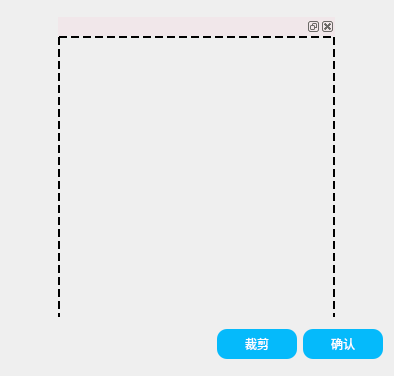
<?xml version="1.0" encoding="UTF-8"?>
<ui version="4.0">
 <class>CutAvator</class>
 <widget class="QDialog" name="CutAvator">
  <property name="geometry">
   <rect>
    <x>0</x>
    <y>0</y>
    <width>394</width>
    <height>376</height>
   </rect>
  </property>
  <property name="sizePolicy">
   <sizepolicy hsizetype="Minimum" vsizetype="Minimum">
    <horstretch>0</horstretch>
    <verstretch>0</verstretch>
   </sizepolicy>
  </property>
  <property name="minimumSize">
   <size>
    <width>311</width>
    <height>311</height>
   </size>
  </property>
  <property name="maximumSize">
   <size>
    <width>900</width>
    <height>900</height>
   </size>
  </property>
  <property name="contextMenuPolicy">
   <enum>Qt::ContextMenuPolicy::NoContextMenu</enum>
  </property>
  <property name="windowTitle">
   <string>编辑头像</string>
  </property>
  <layout class="QGridLayout" name="gridLayout">
   <item row="1" column="0">
    <layout class="QHBoxLayout" name="horizontalLayout">
     <item>
      <spacer name="horizontalSpacer">
       <property name="orientation">
        <enum>Qt::Orientation::Horizontal</enum>
       </property>
       <property name="sizeHint" stdset="0">
        <size>
         <width>40</width>
         <height>20</height>
        </size>
       </property>
      </spacer>
     </item>
     <item>
      <widget class="QPushButton" name="but_cut">
       <property name="sizePolicy">
        <sizepolicy hsizetype="Fixed" vsizetype="Fixed">
         <horstretch>0</horstretch>
         <verstretch>0</verstretch>
        </sizepolicy>
       </property>
       <property name="minimumSize">
        <size>
         <width>80</width>
         <height>30</height>
        </size>
       </property>
       <property name="cursor">
        <cursorShape>PointingHandCursor</cursorShape>
       </property>
       <property name="contextMenuPolicy">
        <enum>Qt::ContextMenuPolicy::NoContextMenu</enum>
       </property>
       <property name="styleSheet">
        <string notr="true">QPushButton {
    font: 12pt 'Microsoft YaHei UI';
    background-color: rgb(5, 186, 251);
    color: white;
    border-radius: 10px;
}

QPushButton:hover {
    background-color: rgba(5, 186, 251, 0.7);
    color: white;
    border-radius: 10px;
}

QPushButton:pressed {
    background-color: rgba(0, 123, 255, 0.8);
    color: rgba(255, 255, 255, 0.9);
    border-radius: 10px;
}</string>
       </property>
       <property name="text">
        <string>裁剪</string>
       </property>
      </widget>
     </item>
     <item>
      <widget class="QPushButton" name="but_yes">
       <property name="sizePolicy">
        <sizepolicy hsizetype="Fixed" vsizetype="Fixed">
         <horstretch>0</horstretch>
         <verstretch>0</verstretch>
        </sizepolicy>
       </property>
       <property name="minimumSize">
        <size>
         <width>80</width>
         <height>30</height>
        </size>
       </property>
       <property name="cursor">
        <cursorShape>PointingHandCursor</cursorShape>
       </property>
       <property name="contextMenuPolicy">
        <enum>Qt::ContextMenuPolicy::NoContextMenu</enum>
       </property>
       <property name="styleSheet">
        <string notr="true">QPushButton {
    font: 12pt 'Microsoft YaHei UI';
    background-color: rgb(5, 186, 251);
    color: white;
    border-radius: 10px;
}

QPushButton:hover {
    background-color: rgba(5, 186, 251, 0.7);
    color: white;
    border-radius: 10px;
}

QPushButton:pressed {
    background-color: rgba(0, 123, 255, 0.8);
    color: rgba(255, 255, 255, 0.9);
    border-radius: 10px;
}</string>
       </property>
       <property name="text">
        <string>确认</string>
       </property>
      </widget>
     </item>
    </layout>
   </item>
   <item row="0" column="0" alignment="Qt::AlignmentFlag::AlignHCenter">
    <widget class="QDockWidget" name="dock_avator">
     <property name="sizePolicy">
      <sizepolicy hsizetype="Minimum" vsizetype="Minimum">
       <horstretch>0</horstretch>
       <verstretch>0</verstretch>
      </sizepolicy>
     </property>
     <property name="minimumSize">
      <size>
       <width>277</width>
       <height>300</height>
      </size>
     </property>
     <property name="maximumSize">
      <size>
       <width>277</width>
       <height>300</height>
      </size>
     </property>
     <property name="styleSheet">
      <string notr="true">  QDockWidget::title {
    background: rgb(241, 231, 234)
        }</string>
     </property>
     <widget class="QWidget" name="dock">
      <widget class="DraggableResizableLabel" name="lab_cut">
       <property name="geometry">
        <rect>
         <x>0</x>
         <y>0</y>
         <width>277</width>
         <height>283</height>
        </rect>
       </property>
       <property name="styleSheet">
        <string notr="true">border: 2px dashed rgb(0, 0, 0);
color:rgb(0, 0, 127);
</string>
       </property>
       <property name="text">
        <string/>
       </property>
       <property name="alignment">
        <set>Qt::AlignmentFlag::AlignCenter</set>
       </property>
      </widget>
     </widget>
    </widget>
   </item>
  </layout>
 </widget>
 <customwidgets>
  <customwidget>
   <class>DraggableResizableLabel</class>
   <extends>QLabel</extends>
   <header location="global">cutavator.h</header>
  </customwidget>
 </customwidgets>
 <tabstops>
  <tabstop>but_yes</tabstop>
 </tabstops>
 <resources/>
 <connections/>
</ui>
